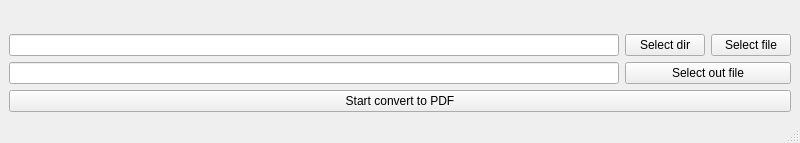
<?xml version="1.0" encoding="UTF-8"?>
<ui version="4.0">
 <class>MainWindow</class>
 <widget class="QMainWindow" name="MainWindow">
  <property name="geometry">
   <rect>
    <x>0</x>
    <y>0</y>
    <width>800</width>
    <height>143</height>
   </rect>
  </property>
  <property name="windowTitle">
   <string>MainWindow</string>
  </property>
  <widget class="QWidget" name="centralwidget">
   <layout class="QGridLayout" name="gridLayout">
    <item row="1" column="0">
     <widget class="QLineEdit" name="leIn"/>
    </item>
    <item row="0" column="0">
     <spacer name="verticalSpacer">
      <property name="orientation">
       <enum>Qt::Vertical</enum>
      </property>
      <property name="sizeHint" stdset="0">
       <size>
        <width>20</width>
        <height>510</height>
       </size>
      </property>
     </spacer>
    </item>
    <item row="1" column="1">
     <widget class="QPushButton" name="btnSelectDir">
      <property name="text">
       <string>Select dir</string>
      </property>
     </widget>
    </item>
    <item row="2" column="1" colspan="2">
     <widget class="QPushButton" name="pushButton">
      <property name="text">
       <string>Select out file</string>
      </property>
     </widget>
    </item>
    <item row="1" column="2">
     <widget class="QPushButton" name="btnSelectFile">
      <property name="text">
       <string>Select file</string>
      </property>
     </widget>
    </item>
    <item row="2" column="0">
     <widget class="QLineEdit" name="leOutFile"/>
    </item>
    <item row="3" column="0" colspan="3">
     <widget class="QPushButton" name="btnStart">
      <property name="text">
       <string>Start convert to PDF</string>
      </property>
     </widget>
    </item>
   </layout>
  </widget>
  <widget class="QMenuBar" name="menubar">
   <property name="geometry">
    <rect>
     <x>0</x>
     <y>0</y>
     <width>800</width>
     <height>20</height>
    </rect>
   </property>
  </widget>
  <widget class="QStatusBar" name="statusbar"/>
 </widget>
 <resources/>
 <connections/>
</ui>
